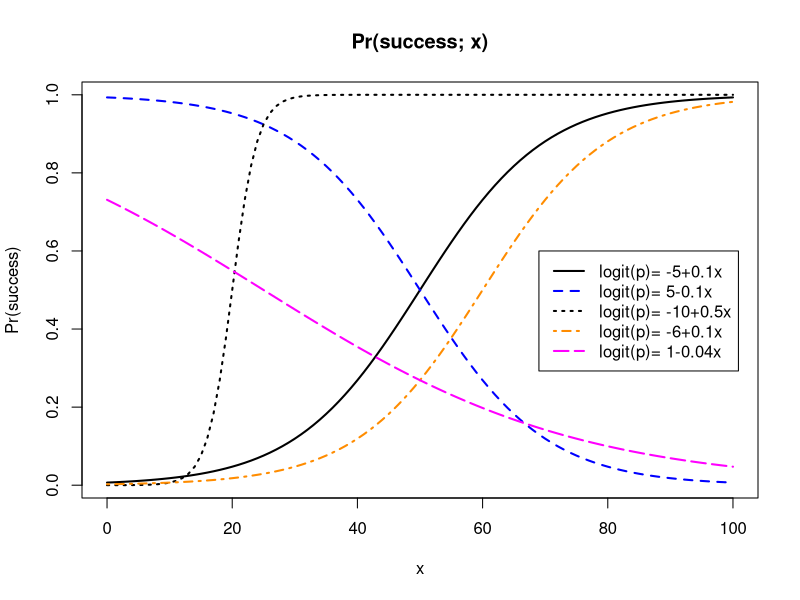
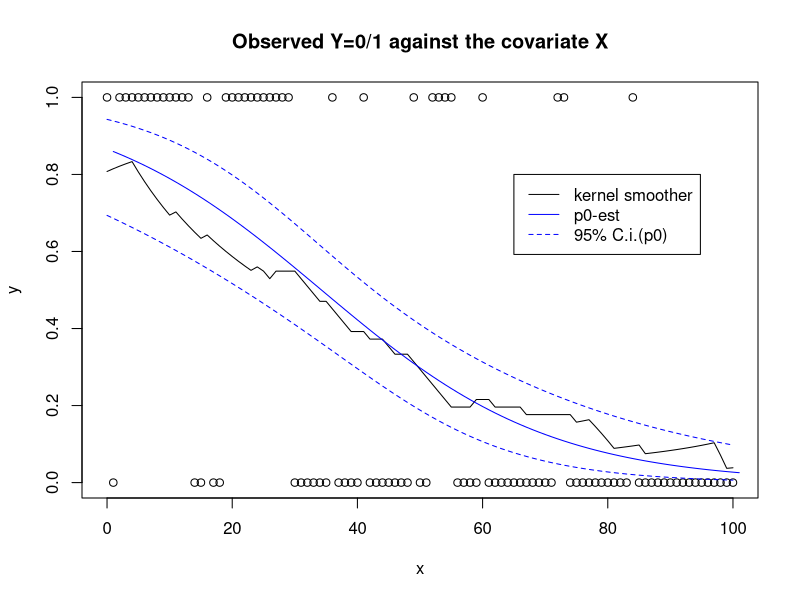

R code for these plots, in order:
# R-code for Lecture 8, vt18.

## plot on page 1:
data <- data.frame(x=seq(0,100,1))

data$logodds1 <- -5+0.1*data$x
data$odds1 <- exp(data$logodds1)
data$p1 <- data$odds1/(1+data$odds1)

data$logodds2 <- 5-0.1*data$x
data$odds2 <- exp(data$logodds2)
data$p2 <- data$odds2/(1+data$odds2)

data$logodds3 <- -10+0.5*data$x
data$odds3 <- exp(data$logodds3)
data$p3 <- data$odds3/(1+data$odds3)

data$logodds4 <- -6+0.1*data$x
data$odds4 <- exp(data$logodds4)
data$p4 <- data$odds4/(1+data$odds4)

data$logodds5 <- 1-0.04*data$x
data$odds5 <- exp(data$logodds5)
data$p5 <- data$odds5/(1+data$odds5)

with(data,{
  plot(p1~x, type="l", ylab="Pr(success)", lwd=2, main="Pr(success; x)")
  lines(x,p2, col="blue", lty=2,lwd=2)
  lines(x,p3, col="black", lty=3,lwd=2)
  lines(x,p4, col="darkorange", lty=4,lwd=2)
  lines(x,p5, col="magenta", lty=5,lwd=2)
})
legend(69,0.6,c("logit(p)= -5+0.1x", "logit(p)= 5-0.1x", 
                "logit(p)= -10+0.5x", "logit(p)= -6+0.1x",
                "logit(p)= 1-0.04x"),
       col=c("black", "blue","black","darkorange","magenta"),
       lty=c(1,2,3,4,5), lwd=2)

### generate random y-observations from p5:
set.seed(3) # for reproducibility
# NOTICE: unless you use set.seed, each time you execute the 
# rbinom command below you will obtain
# different draws hence a different dataset and different results 

data$y <- rbinom(n=nrow(data),size=1,prob=data$p5)

# Plot the data:
with(data, plot(y~x, main="Observed Y=0/1 against the covariate X"))

# calculate a kernel smoother and add it to the plot:
lines(ksmooth(data$x,data$y, bandwidth = 50))

# estimate the logistic model:
model <- glm(y~x, data=data, family="binomial")

# calculate the log odds and their CI:
phat <- predict(model, se.fit=T)
ci <- cbind(lo=phat$fit-1.96*phat$se.fit,
            hi=phat$fit+1.96*phat$se.fit)

# ... and transform them into probabilies
p <- exp(phat$fit)/(1+exp(phat$fit))
ci.p <- exp(ci)/(1+exp(ci))

# add them to the plot:
lines(p, col="blue")
lines(data$x,ci.p[,1], col="blue", lty=2)
lines(data$x,ci.p[,2], col="blue", lty=2)
legend(65,.8, c("kernel smoother", "p0-est", "95% C.i.(p0)"),
       col=c("black", "blue", "blue"), lty=c(1,1,2))

###### model summary
summary(model)

# calculating the null deviance "by hand":
my <- mean(data$y)
n <- nrow(data)
D0 <- -2*n*(my*log(my) + (1-my)*log(1-my))
D0

# LR-test for the full model vs the null model
anova(model)
Ddiff <- anova(model)$Deviance[2]
qchisq(1-0.05,1)
# p-value:
pchisq(Ddiff,1, lower.tail = F)

#################### Fruit data again:
fruit <- data.frame(type=c(rep(0,each=300),rep(1,each=70),rep(2,each=40)),
                    green=c(rep(1,each=100),rep(0,each=200),
                            rep(1,each=40),rep(0,each=30),
                            rep(1,each=20),rep(0,each=20)))
fruit$type <- factor(fruit$type, levels=c(0,1,2),
                     labels=c("banana","apple","melon"))
fruit$green <- factor(fruit$green, levels=c(0,1), labels=c("yellow","green"))
fruitmodel <- glm(green ~ type, data=fruit, family="binomial")
summary(fruitmodel)

anova(fruitmodel)
qchisq(1-0.05,2)
pchisq(anova(fruitmodel)$Deviance[2],2, lower.tail = F)